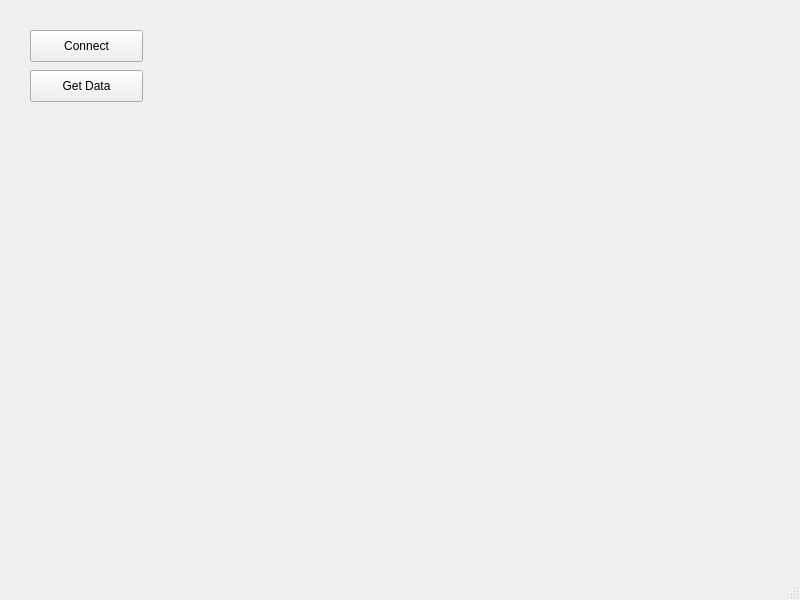
<?xml version="1.0" encoding="UTF-8"?>
<ui version="4.0">
 <class>MainWindow</class>
 <widget class="QMainWindow" name="MainWindow">
  <property name="geometry">
   <rect>
    <x>0</x>
    <y>0</y>
    <width>800</width>
    <height>600</height>
   </rect>
  </property>
  <property name="windowTitle">
   <string>MainWindow</string>
  </property>
  <widget class="QWidget" name="centralwidget">
   <widget class="QPushButton" name="pushButton">
    <property name="geometry">
     <rect>
      <x>30</x>
      <y>30</y>
      <width>113</width>
      <height>32</height>
     </rect>
    </property>
    <property name="text">
     <string>Connect</string>
    </property>
   </widget>
   <widget class="QPushButton" name="pushButton_2">
    <property name="geometry">
     <rect>
      <x>30</x>
      <y>70</y>
      <width>113</width>
      <height>32</height>
     </rect>
    </property>
    <property name="text">
     <string>Get Data</string>
    </property>
   </widget>
   <widget class="PlotWidget" name="widget" native="true">
    <property name="geometry">
     <rect>
      <x>100</x>
      <y>130</y>
      <width>611</width>
      <height>321</height>
     </rect>
    </property>
   </widget>
  </widget>
  <widget class="QMenuBar" name="menubar">
   <property name="geometry">
    <rect>
     <x>0</x>
     <y>0</y>
     <width>800</width>
     <height>36</height>
    </rect>
   </property>
  </widget>
  <widget class="QStatusBar" name="statusbar"/>
 </widget>
 <customwidgets>
  <customwidget>
   <class>PlotWidget</class>
   <extends>QWidget</extends>
   <header location="global">pyqtgraph.h</header>
   <container>1</container>
  </customwidget>
 </customwidgets>
 <resources/>
 <connections/>
</ui>
